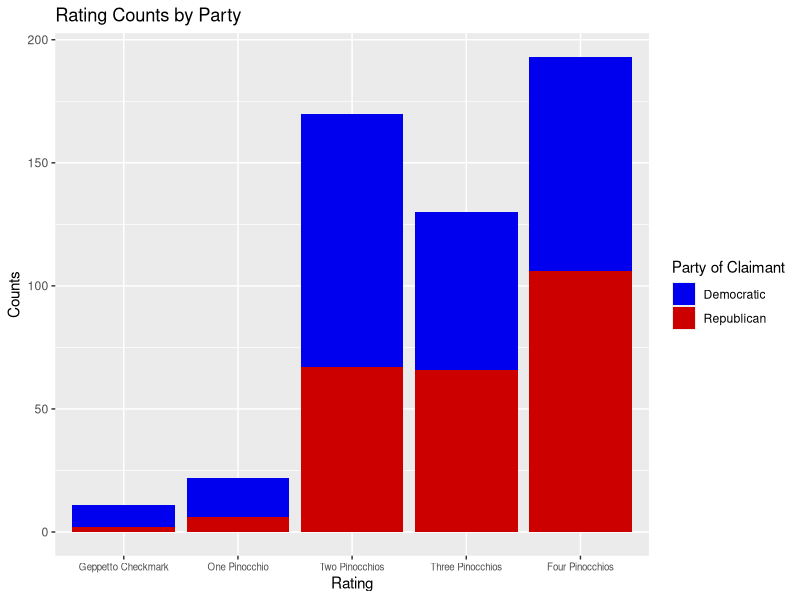
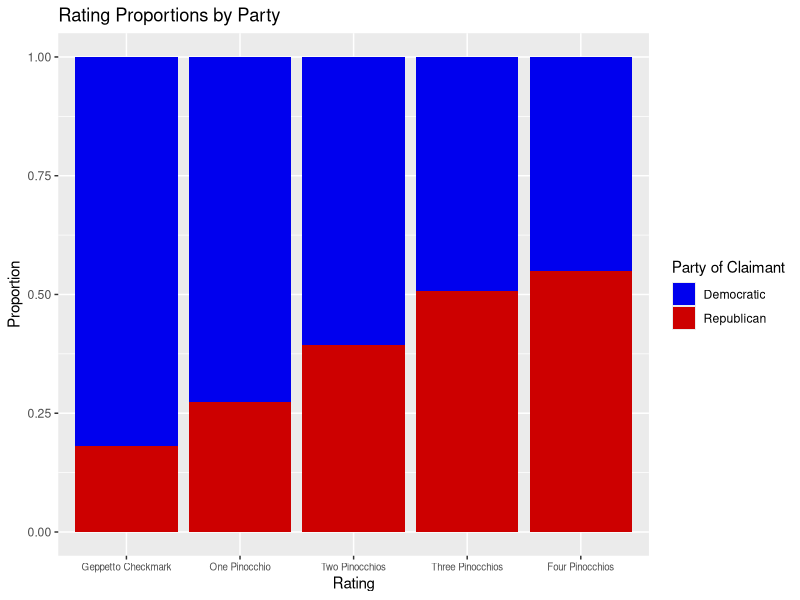
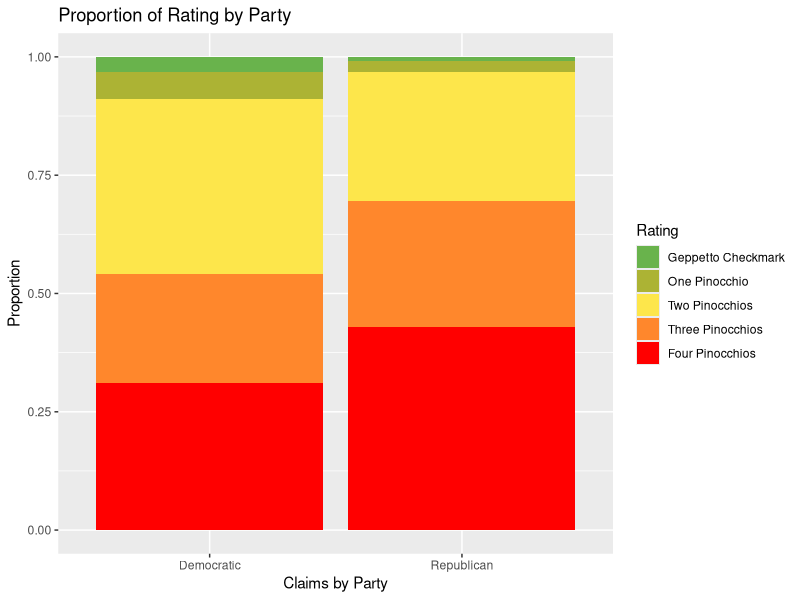

The R source for these figures, in order:
## ---- chunk 1
library(tidyverse)
library(knitr)
## ---- chunk 2
v8_wapo <- read.csv("v8wapo.csv")
## ---- chunk 3
v8_wapo %>%
  group_by(textualRating) %>%
  count() %>%
  arrange(desc(n)) %>%
  kable()
## ---- chunk 4
v9_wapo <- read.csv("v8wapo_adj_textRating_claimant.csv")
#this csv represents all changes made in OpenRefine, the earlier version of the dataset prior to these steps is above.

#reassigning glennclaims

v9_wapo$textualRating[v9_wapo$...1 == "14615"] <- "Two Pinocchios" 
v9_wapo$textualRating[v9_wapo$...1 == "14369"] <- "One Pinocchio" 
v9_wapo$textualRating[v9_wapo$...1 == "13891"] <- "One Pinocchio" 
v9_wapo$textualRating[v9_wapo$...1 == "14290"] <- "Two Pinocchios" 
v9_wapo$textualRating[v9_wapo$...1 == "13842"] <- "One Pinocchio" 
v9_wapo$textualRating[v9_wapo$...1 == "13838"] <- "One Pinocchio" 
v9_wapo$textualRating[v9_wapo$...1 == "13719"] <- "Two Pinocchios" 
v9_wapo$textualRating[v9_wapo$...1 == "14241"] <- "Two Pinocchios" 
v9_wapo$textualRating[v9_wapo$...1 == "13767"] <- "Two Pinocchios" 
v9_wapo$textualRating[v9_wapo$...1 == "14596"] <- "Two Pinocchios"
v9_wapo$textualRating[v9_wapo$...1 == "14418"] <- "Two Pinocchios" 
v9_wapo$textualRating[v9_wapo$...1 == "14285"] <- "Three Pinocchios"
v9_wapo$textualRating[v9_wapo$...1 == "13484"] <- "One Pinocchio" 
v9_wapo$textualRating[v9_wapo$...1 == "14105"] <- "Two Pinocchios" 
v9_wapo$textualRating[v9_wapo$...1 == "13781"] <- "Two Pinocchios" 
v9_wapo$textualRating[v9_wapo$...1 == "13878"] <- "Two Pinocchios" 
v9_wapo$textualRating[v9_wapo$...1 == "14630"] <- "Two Pinocchios" 
v9_wapo$textualRating[v9_wapo$...1 == "3214"] <- "Two Pinocchios" 
v9_wapo$textualRating[v9_wapo$...1 == "13957"] <- "Two Pinocchios" 
v9_wapo$textualRating[v9_wapo$...1 == "14480"] <- "Two Pinocchios" 
v9_wapo$textualRating[v9_wapo$...1 == "14481"] <- "Three Pinocchios" 
v9_wapo$textualRating[v9_wapo$...1 == "14201"] <- "One Pinocchio" 
v9_wapo$textualRating[v9_wapo$...1 == "14662"] <- "One Pinocchio" 
v9_wapo$textualRating[v9_wapo$...1 == "13696"] <- "One Pinocchio" 
v9_wapo$textualRating[v9_wapo$...1 == "13887"] <- "Two Pinocchios" 
v9_wapo$textualRating[v9_wapo$...1 == "14339"] <- "One Pinocchio" 
v9_wapo$textualRating[v9_wapo$...1 == "13448"] <- "Two Pinocchios" 
v9_wapo$textualRating[v9_wapo$...1 == "14693"] <- "Two Pinocchios" 
v9_wapo$textualRating[v9_wapo$...1 == "13940"] <- "One Pinocchio"
v9_wapo$textualRating[v9_wapo$...1 == "14131"] <- "One Pinocchio" 
v9_wapo$textualRating[v9_wapo$...1 == "14534"] <- "One Pinocchio" 
v9_wapo$textualRating[v9_wapo$...1 == "13540"] <- "Two Pinocchios" 
v9_wapo$textualRating[v9_wapo$...1 == "14116"] <- "One Pinocchio" 
v9_wapo$textualRating[v9_wapo$...1 == "13628"] <- "Three Pinocchios" 
v9_wapo$textualRating[v9_wapo$...1 == "13894"] <- "Two Pinocchios" 
v9_wapo$textualRating[v9_wapo$...1 == "13420"] <- "Two Pinocchios" 
v9_wapo$textualRating[v9_wapo$...1 == "13403"] <- "Two Pinocchios" 
v9_wapo$textualRating[v9_wapo$...1 == "13370"] <- "Two Pinocchios"
v9_wapo$textualRating[v9_wapo$...1 == "13371"] <- "One Pinocchio"
v9_wapo$textualRating[v9_wapo$...1 == "13987"] <- "Two Pinocchios" 
v9_wapo$textualRating[v9_wapo$...1 == "13952"] <- "One Pinocchio" 
v9_wapo$textualRating[v9_wapo$...1 == "14441"] <- "Two Pinocchios" 
v9_wapo$textualRating[v9_wapo$...1 == "13410"] <- "Two Pinocchios" 
v9_wapo$textualRating[v9_wapo$...1 == "13367"] <- "Two Pinocchios" 
v9_wapo$textualRating[v9_wapo$...1 == "13369"] <- "Two Pinocchios" 
v9_wapo$textualRating[v9_wapo$...1 == "14403"] <- "One Pinocchio" 
v9_wapo$textualRating[v9_wapo$...1 == "14576"] <- "Four Pinocchios" 
v9_wapo$textualRating[v9_wapo$...1 == "13445"] <- "Three Pinocchios"
v9_wapo$textualRating[v9_wapo$...1 == "13399"] <- "Four Pinocchios" 
v9_wapo$textualRating[v9_wapo$...1 == "13873"] <- "Four Pinocchios" 
v9_wapo$textualRating[v9_wapo$...1 == "14009"] <- "Two Pinocchios" 
v9_wapo$textualRating[v9_wapo$...1 == "14628"] <- "Three Pinocchios" 
v9_wapo$textualRating[v9_wapo$...1 == "14588"] <- "Three Pinocchios" 
v9_wapo$textualRating[v9_wapo$...1 == "14540"] <- "Three Pinocchios" 
v9_wapo$textualRating[v9_wapo$...1 == "14023"] <- "Two Pinocchios" 
v9_wapo$textualRating[v9_wapo$...1 == "14337"] <- "Two Pinocchios" 
v9_wapo$textualRating[v9_wapo$...1 == "14488"] <- "Three Pinocchios"
v9_wapo$textualRating[v9_wapo$...1 == "13453"] <- "Three Pinocchios"

v9_wapo <- v9_wapo %>%
  filter(...1 != "13834", 
         ...1 != "14466", 
         ...1 != "14552", 
         ...1 != "14264")
## ---- chunk 5
v10_wapo_cleantextRating <- v9_wapo %>%
  filter(textualRating == "One Pinocchio" |
           textualRating == "Two Pinocchios" |
           textualRating == "Three Pinocchios" |
           textualRating == "Four Pinocchios" |
           textualRating == "Geppetto Checkmark")

truenesscolors = c("#69B34C",
                   "#ACB334",
                   "#FDE64B",
                   "#FF872C",
                   "#FF0000")

v10_wapo_cleantextRating$textualRating <- 
  factor(v10_wapo_cleantextRating$textualRating, 
                              levels = c("Geppetto Checkmark", 
                                         "One Pinocchio", 
                                         "Two Pinocchios", 
                                         "Three Pinocchios", 
                                         "Four Pinocchios"))
## ---- chunk 6
v10_wapo_cleantextRating %>%
  group_by(claimant_party) %>%
  count() %>%
  kable(caption = "Claim Counts by Party")

v10_wapo_cleantextRating %>%
  group_by(textualRating) %>%
  count() %>%
  kable(caption = "Claim Counts by Rating")

v10_wapo_cleantextRating %>%
  group_by(claimant_party, textualRating) %>%
  count() %>%
  pivot_wider(id_cols = claimant_party, 
              names_from = textualRating, 
              values_from = n,
              values_fill = 0) %>%
  kable(caption = "Claim Counts by Party and Rating")
## ---- chunk 7
v10_wapo_cleantextRating %>%
  ggplot(aes(x = textualRating, fill = claimant_party)) +
  geom_bar() +
  scale_fill_manual(values = c("blue2", "red3")) +
  labs(title = "Rating Counts by Party",
       x = "Rating",
       y = "Counts",
       fill = "Party of Claimant") + 
  theme(axis.text.x = element_text(size = 7))  

v10_wapo_cleantextRating %>%
  ggplot(aes(x = textualRating, fill = claimant_party)) +
  geom_bar(position = "fill") +
  scale_fill_manual(values = c("blue2", "red3")) +
  labs(title = "Rating Proportions by Party",
       x = "Rating",
       y = "Proportion",
       fill = "Party of Claimant") + 
  theme(axis.text.x = element_text(size = 7))    
## ---- chunk 8
ggplot(v10_wapo_cleantextRating, aes(x = claimant_party, fill = textualRating)) +
         geom_bar(position = "fill") +
  labs(title = "Proportion of Rating by Party",
       x = "Claims by Party",
       fill = "Rating", y = "Proportion") +
  scale_fill_manual(values = truenesscolors)
## ---- chunk 9
dems <- v10_wapo_cleantextRating %>%
  filter(claimant_party == "Democratic")
dems <- dems %>%
  group_by(textualRating) %>%
  summarize(count = n()) %>%
  mutate(Democratic = 100*(count/nrow(dems))) %>%
  select(textualRating, Democratic)

reps <- v10_wapo_cleantextRating %>%
  filter(claimant_party == "Republican")
reps <- reps %>%
  group_by(textualRating) %>%
  summarize(count = n()) %>%
  mutate(Republican = 100*(count/nrow(reps))) %>%
  select(textualRating, Republican)

total <- v10_wapo_cleantextRating %>%
  group_by(textualRating) %>%
  summarize(count = n()) %>%
  mutate(Total = 100*(count/nrow(v10_wapo_cleantextRating))) %>%
  select(textualRating, Total)

textRatingcounts <- full_join(dems, reps, by = "textualRating") %>%
  full_join(total, by = "textualRating")

textRatingcounts %>%
  select(textualRating, Democratic, Republican, Total) %>%
  kable(digits = 1, 
        caption = "Percentage of Claims by Textual Rating", 
        format = "pipe")
